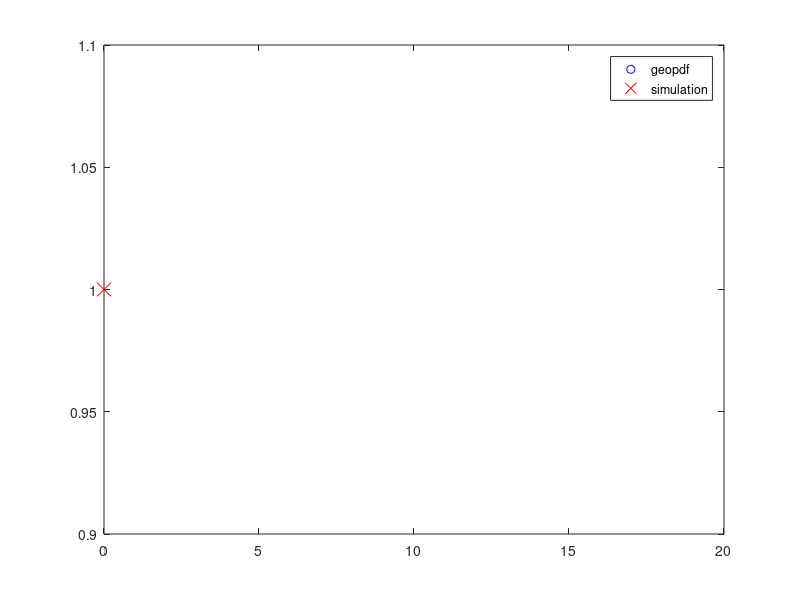

The MATLAB script that drew this image:
clear ALL
p=input('p in (0,1):')
X=0;
while(X >= p)
    X=X+1;
end;
clear X;

N= input('number of simulations = ');
for i = 1:N
    X(i) = 0;
    while(rand >= p)
        X(i) = X(i)+1;
    end;
end

U_X = unique(X);
n_X = hist(X,length(U_X));
frequency = n_X/N;

k=0:20;
y=geopdf(k,p);
plot(k,y,'bo',U_X,frequency,'rx', 'MarkerSize', 10);
legend('geopdf', 'simulation');